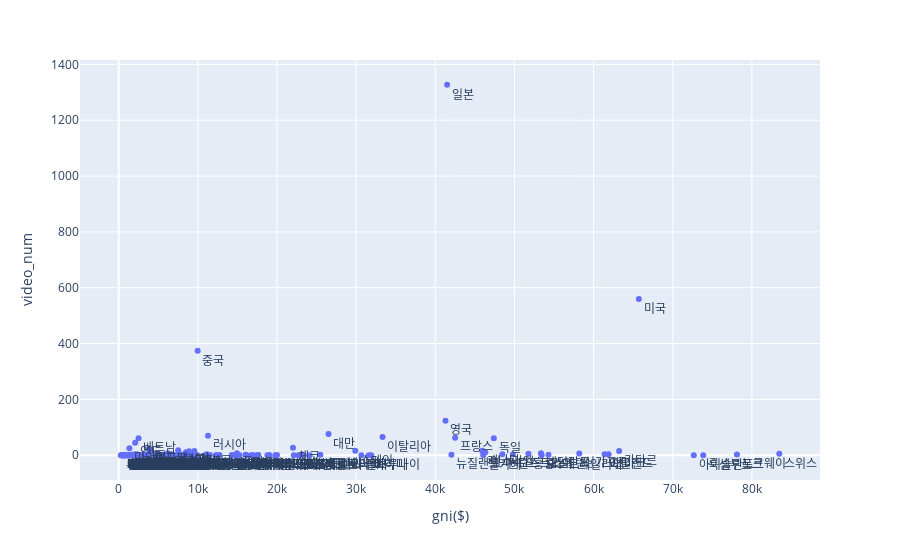

The notebook cell this image was saved under:
### Code cell
fig = px.scatter(countires_stat, x="gni($)", y="video_num", text="country")
fig.update_traces(textposition="bottom right")
fig.show()

### Figure 1 — Plotly figure (JSON) as saved in the notebook; plotly's stock layout.template omitted (floating-point values rounded to 4 significant figures; data arrays with more than 128 entries replaced by an {"elided": "..."} marker saying what was removed)
{"data": [{"hovertemplate": "gni($)=%{x}<br>video_num=%{y}<br>country=%{text}<extra></extra>", "legendgroup": "", "marker": {"color": "#636efa", "symbol": "circle"}, "mode": "markers+text", "name": "", "orientation": "v", "showlegend": false, "text": {"elided": "272 str values"}, "textposition": "bottom right", "type": "scatter", "x": {"elided": "272 float values"}, "xaxis": "x", "y": {"elided": "272 int values"}, "yaxis": "y"}], "layout": {"legend": {"tracegroupgap": 0}, "margin": {"t": 60}, "xaxis": {"anchor": "y", "domain": [0, 1], "title": {"text": "gni($)"}}, "yaxis": {"anchor": "x", "domain": [0, 1], "title": {"text": "video_num"}}}}
